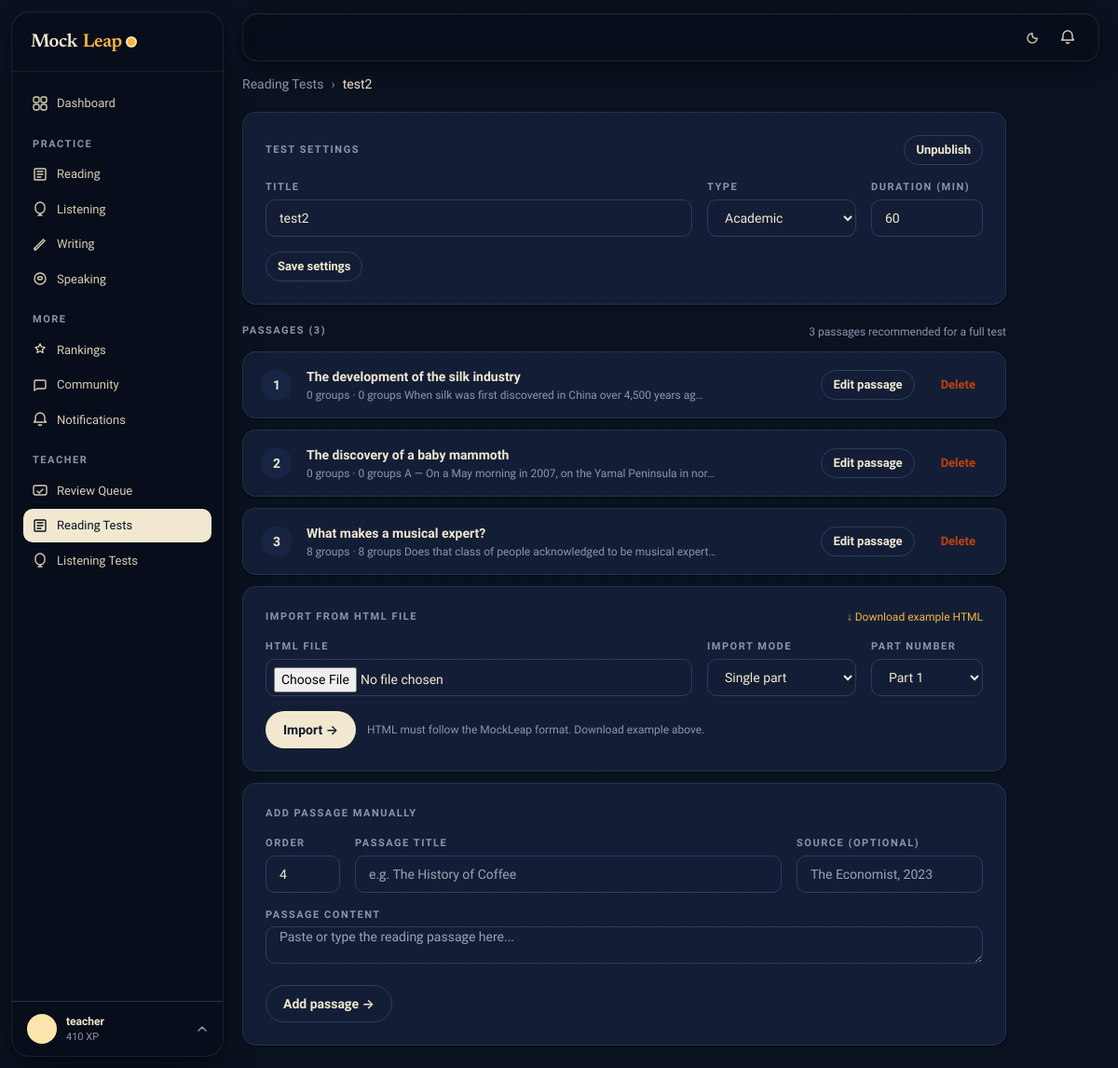
The page /teachers/reading/5/ (signed in) on the database its author committed.
### apps/accounts/models.py (models this page shows, shortened)
class User(AbstractUser):
    ROLE_STUDENT = 'student'
    ROLE_TEACHER = 'teacher'
    ROLE_ADMIN = 'admin'
    ROLE_CHOICES = [
        (ROLE_STUDENT, 'Student'),
        (ROLE_TEACHER, 'Teacher'),
        (ROLE_ADMIN, 'Admin'),
    ]
    email = models.EmailField(unique=True)
    role = models.CharField(max_length=10, choices=ROLE_CHOICES, default=ROLE_STUDENT)
    avatar = models.ImageField(upload_to='avatars/', null=True, blank=True)
    bio = models.TextField(blank=True)
    target_band = models.DecimalField(max_digits=3, decimal_places=1, null=True, blank=True)
    test_date = models.DateField(null=True, blank=True)
    country = models.CharField(max_length=100, blank=True)
    timezone = models.CharField(max_length=50, default='UTC')
    dark_mode = models.BooleanField(default=False)
    email_notifications = models.BooleanField(default=True)
    xp = models.PositiveIntegerField(default=0)
    streak_days = models.PositiveIntegerField(default=0)
    last_active = models.DateField(null=True, blank=True)
    created_at = models.DateTimeField(auto_now_add=True)
    USERNAME_FIELD = 'email'
    REQUIRED_FIELDS = ['username']
    class Meta:
        verbose_name = 'User'
        verbose_name_plural = 'Users'

### apps/reading/models.py (models this page shows, shortened)
class ReadingTest(models.Model):
    TYPE_ACADEMIC = 'academic'
    TYPE_GENERAL = 'general'
    TYPE_CHOICES = [(TYPE_ACADEMIC, 'Academic'), (TYPE_GENERAL, 'General Training')]
    title = models.CharField(max_length=200)
    test_type = models.CharField(max_length=10, choices=TYPE_CHOICES, default=TYPE_ACADEMIC)
    duration_minutes = models.PositiveIntegerField(default=60)
    is_published = models.BooleanField(default=False)
    created_by = models.ForeignKey(settings.AUTH_USER_MODEL, on_delete=models.SET_NULL, null=True, related_name='reading_tests_created')
    created_at = models.DateTimeField(auto_now_add=True)

class ReadingPassage(models.Model):
    test = models.ForeignKey(ReadingTest, on_delete=models.CASCADE, related_name='passages')
    order = models.PositiveSmallIntegerField(default=1)
    title = models.CharField(max_length=300)
    content = models.TextField()
    source = models.CharField(max_length=200, blank=True)
    class Meta:
        ordering = ['order']

### apps/teachers/views.py (the view, shortened to what this page needs)
# urls.py: path('reading/<int:pk>/', views.reading_test_edit, name='reading_test_edit'),
@login_required
@teacher_required
def reading_test_edit(request, pk):
    test = get_object_or_404(ReadingTest, pk=pk)
    form  = ReadingTestForm(instance=test)
    pform = ReadingPassageForm(initial={'order': test.passages.count() + 1})
    passages = test.passages.prefetch_related('question_groups__questions').all()
    return render(request, 'teachers/reading_test_edit.html',
                  {'test': test, 'form': form, 'pform': pform, 'passages': passages})

### templates/teachers/reading_test_edit.html (shortened to what this page needs)
{% extends "layouts/app.html" %}
{% block content %}
<div class="flex items-center gap-2 mb-5 text-sm" style="color:var(--muted);">
  <a href="{% url 'teachers:reading_tests' %}" style="color:var(--muted);text-decoration:none;">Reading Tests</a>
  <span>›</span>
  <span style="color:var(--ink);">{{ test.title }}</span>
</div>
<div style="max-width:820px;">
  <div class="ml-card mb-5" style="padding:24px;">
    <div class="flex items-center justify-between mb-4">
      <div class="t-eyebrow">Test settings</div>
      <form method="post" style="display:inline;">
        <button type="submit" class="ml-btn ml-btn-sm {% if test.is_published %}ml-btn-ghost{% else %}ml-btn-primary{% endif %}">
          {% if test.is_published %}Unpublish{% else %}Publish{% endif %}
        </button>
      </form>
    </div>
    <form method="post">
      <div class="grid gap-4" style="grid-template-columns:1fr 160px 120px;">
        <div>
          <label class="t-eyebrow block mb-1">Title</label>
          <input type="text" name="title" class="ml-input" value="{{ test.title }}" required style="width:100%;">
        </div>
        <div>
          <label class="t-eyebrow block mb-1">Type</label>
          <select name="test_type" class="ml-input" style="width:100%;">
            <option value="academic" {% if test.test_type == 'academic' %}selected{% endif %}>Academic</option>
          </select>
        </div>
        <div>
          <label class="t-eyebrow block mb-1">Duration (min)</label>
          <input type="number" name="duration_minutes" class="ml-input" value="{{ test.duration_minutes }}" style="width:100%;">
        </div>
      </div>
      <div class="mt-4">
        <button type="submit" class="ml-btn ml-btn-ghost ml-btn-sm">Save settings</button>
      </div>
    </form>
  </div>
  <div class="flex items-center justify-between mb-3">
    <div class="t-eyebrow">Passages ({{ passages|length }})</div>
    <div class="t-meta">3 passages recommended for a full test</div>
  </div>
  {% for passage in passages %}
  <div class="ml-card mb-3" style="padding:0;overflow:hidden;">
    <div class="flex items-center gap-4 px-5 py-4">
      <div class="flex-shrink-0 w-8 h-8 rounded-lg flex items-center justify-center text-sm font-bold"
           style="background:var(--surface-2);color:var(--ink);">{{ passage.order }}</div>
      <div style="flex:1;min-width:0;">
        <div class="text-sm font-semibold" style="color:var(--ink);">{{ passage.title }}</div>
        <div class="t-meta text-xs mt-0.5">
          {% with qc=passage.question_groups.count %}
          {{ qc }} group{{ qc|pluralize }} ·
          {% endwith %}
          {% with qcount=0 %}
          {{ passage.question_groups.all|length }} groups
          {% endwith %}
          {{ passage.content|truncatechars:60 }}
        </div>
      </div>
      <a href="{% url 'teachers:reading_passage_edit' passage.pk %}"
         class="ml-btn ml-btn-ghost ml-btn-sm flex-shrink-0">Edit passage</a>
      <form method="post" style="margin:0;"
            onsubmit="return confirm('Delete this passage and all its questions?')">
        <button type="submit" class="ml-btn ml-btn-sm" style="color:var(--warn);background:transparent;border:none;cursor:pointer;">Delete</button>
      </form>
    </div>
  </div>
  {% empty %}
  <div class="ml-card mb-3 py-8 text-center t-meta">No passages yet. Add one below.</div>
  {% endfor %}
  <div class="ml-card mb-3" style="padding:24px;">
    <div class="flex items-center justify-between mb-4">
      <div class="t-eyebrow">Import from HTML file</div>
      <a href="/static/examples/reading_example.html" download class="t-meta text-xs" style="color:var(--accent);text-decoration:none;">
        ↓ Download example HTML
      </a>
    </div>
    <form method="post" enctype="multipart/form-data">
      <div class="grid gap-4 mb-4" style="grid-template-columns:1fr 160px 120px;">
        <div>
          <label class="t-eyebrow block mb-1">HTML file</label>
          <input type="file" name="html_file" accept=".html,.htm" required class="ml-input" style="width:100%;padding:8px;">
        </div>
        <div>
          <label class="t-eyebrow block mb-1">Import mode</label>
          <select name="part_mode" id="r-part-mode" class="ml-input" style="width:100%;" onchange="toggleReadingPart()">
            <option value="single">Single part</option>
          </select>
        </div>
        <div id="r-part-num-wrap">
          <label class="t-eyebrow block mb-1">Part number</label>
          <select name="part_number" class="ml-input" style="width:100%;">
            <option value="1">Part 1</option>
          </select>
        </div>
      </div>
      <div class="flex items-center gap-3">
        <button type="submit" class="ml-btn ml-btn-primary">Import →</button>
        <span class="t-meta text-xs">HTML must follow the MockLeap format. Download example above.</span>
      </div>
    </form>
  </div>
  <div class="ml-card" style="padding:24px;">
    <div class="t-eyebrow mb-4">Add passage manually</div>
    <form method="post">
      <div class="grid gap-4 mb-4" style="grid-template-columns:80px 1fr 200px;">
        <div>
          <label class="t-eyebrow block mb-1">Order</label>
          <input type="number" name="order" class="ml-input" value="{{ pform.order.value|default:1 }}" min="1" style="width:100%;">
        </div>
        <div>
          <label class="t-eyebrow block mb-1">Passage title</label>
          <input type="text" name="title" class="ml-input" placeholder="e.g. The History of Coffee" required style="width:100%;">
        </div>
        <div>
          <label class="t-eyebrow block mb-1">Source (optional)</label>
          <input type="text" name="source" class="ml-input" placeholder="The Economist, 2023" style="width:100%;">
        </div>
      </div>
      <div class="mb-4">
        <label class="t-eyebrow block mb-1">Passage content</label>
        <textarea name="content" class="ml-input" rows="8" placeholder="Paste or type the reading passage here..." required
                  style="width:100%;font-family:inherit;resize:vertical;"></textarea>
      </div>
      <button type="submit" class="ml-btn ml-btn-ghost">Add passage →</button>
    </form>
  </div>
</div>
{% endblock %}

### templates/components/sidebar.html (shortened to what this page needs)
{% load static %}
<aside id="sidebar" class="fixed z-30 w-60 flex flex-col -translate-x-full md:translate-x-0 transition-transform duration-300"
       style="top:12px;bottom:12px;left:12px;width:228px;border-radius:20px;
              background:rgba(250,246,236,0.90);
              backdrop-filter:blur(28px) saturate(180%);
              -webkit-backdrop-filter:blur(28px) saturate(180%);
              border:1px solid rgba(255,255,255,0.72);
              box-shadow:0 1px 0 rgba(255,255,255,.85) inset,
                         0 4px 12px rgba(14,27,46,.06),
                         0 20px 48px -12px rgba(14,27,46,.14);
              overflow:hidden;">
  <div class="h-16 flex items-center px-5 border-b flex-shrink-0" style="border-color:var(--border);">
    {% include "components/brand.html" %}
  </div>
  <nav class="flex-1 overflow-y-auto py-4 px-3 space-y-0.5" role="navigation" aria-label="Sidebar navigation">
    <a href="{% url 'dashboard:home' %}" class="nav-item {% if request.resolver_match.app_name == 'dashboard' %}active{% endif %}">
      Dashboard
    </a>
    <p class="t-eyebrow px-2.5 pt-4 pb-1">Practice</p>
    <a href="{% url 'reading:list' %}" class="nav-item {% if request.resolver_match.app_name == 'reading' %}active{% endif %}">
      <svg width="16" height="16" viewBox="0 0 16 16" fill="none"><path d="M3 2h10a1 1 0 011 1v10a1 1 0 01-1 1H3a1 1 0 01-1-1V3a1 1 0 011-1z" stroke="currentColor" stroke-width="1.4"/><path d="M5 5h6M5 8h6M5 11h4" stroke="currentColor" stroke-width="1.4" stroke-linecap="round"/></svg>
      Reading
    </a>
    <a href="{% url 'listening:list' %}" class="nav-item {% if request.resolver_match.app_name == 'listening' %}active{% endif %}">
      <svg width="16" height="16" viewBox="0 0 16 16" fill="none"><path d="M8 1a5 5 0 015 5v2a5 5 0 01-10 0V6a5 5 0 015-5z" stroke="currentColor" stroke-width="1.4"/><path d="M8 13v2M6 15h4" stroke="currentColor" stroke-width="1.4" stroke-linecap="round"/></svg>
      Listening
    </a>
    <a href="{% url 'writing:list' %}" class="nav-item {% if request.resolver_match.app_name == 'writing' %}active{% endif %}">
      <svg width="16" height="16" viewBox="0 0 16 16" fill="none"><path d="M2 12.5L3.5 14 13 4.5 11.5 3 2 12.5z" stroke="currentColor" stroke-width="1.4" stroke-linejoin="round"/><path d="M2 12.5V14h1.5" stroke="currentColor" stroke-width="1.4" stroke-linecap="round" stroke-linejoin="round"/></svg>
      Writing
    </a>
    <a href="{% url 'speaking:list' %}" class="nav-item {% if request.resolver_match.app_name == 'speaking' %}active{% endif %}">
      <svg width="16" height="16" viewBox="0 0 16 16" fill="none"><circle cx="8" cy="8" r="6" stroke="currentColor" stroke-width="1.4"/><path d="M5.5 7.5c0-.828.672-1.5 1.5-1.5h2a1.5 1.5 0 010 3H7A1.5 1.5 0 015.5 7.5z" stroke="currentColor" stroke-width="1.4"/></svg>
      Speaking
    </a>
    <p class="t-eyebrow px-2.5 pt-4 pb-1">More</p>
    <a href="{% url 'rankings:leaderboard' %}" class="nav-item {% if request.resolver_match.app_name == 'rankings' %}active{% endif %}">
      <svg width="16" height="16" viewBox="0 0 16 16" fill="none"><path d="M8 2l1.545 3.13L13 5.635l-2.5 2.435.59 3.44L8 9.763l-3.09 1.746.59-3.44L3 5.636l3.455-.506L8 2z" stroke="currentColor" stroke-width="1.4" stroke-linejoin="round"/></svg>
      Rankings
    </a>
    <a href="{% url 'community:rooms' %}" class="nav-item {% if request.resolver_match.app_name == 'community' %}active{% endif %}">
      <svg width="16" height="16" viewBox="0 0 16 16" fill="none"><path d="M14 10.5c0 .828-.672 1.5-1.5 1.5H5l-3 2V4.5C2 3.672 2.672 3 3.5 3h9c.828 0 1.5.672 1.5 1.5v6z" stroke="currentColor" stroke-width="1.4" stroke-linejoin="round"/></svg>
      Community
    </a>
    <a href="{% url 'notifications:list' %}" class="nav-item {% if request.resolver_match.app_name == 'notifications' %}active{% endif %}">
      <svg width="16" height="16" viewBox="0 0 16 16" fill="none"><path d="M8 1a5 5 0 00-5 5v3l-1.5 2h13L13 9V6a5 5 0 00-5-5zM6.5 13a1.5 1.5 0 003 0" stroke="currentColor" stroke-width="1.4" stroke-linejoin="round"/></svg>
      Notifications
    </a>
    {% if user.role == 'teacher' or user.is_staff or user.is_superuser %}
    <p class="t-eyebrow px-2.5 pt-4 pb-1">Teacher</p>
    <a href="{% url 'teachers:dashboard' %}" class="nav-item {% if request.resolver_match.url_name == 'dashboard' and request.resolver_match.app_name == 'teachers' %}active{% endif %}">
      <svg width="16" height="16" viewBox="0 0 16 16" fill="none"><rect x="1" y="3" width="14" height="10" rx="2" stroke="currentColor" stroke-width="1.4"/><path d="M5 9l2 2 4-4" stroke="currentColor" stroke-width="1.4" stroke-linecap="round" stroke-linejoin="round"/></svg>
      Review Queue
    </a>
    <a href="{% url 'teachers:reading_tests' %}" class="nav-item {% if request.resolver_match.app_name == 'teachers' and 'reading' in request.resolver_match.url_name %}active{% endif %}">
      <svg width="16" height="16" viewBox="0 0 16 16" fill="none"><path d="M3 2h10a1 1 0 011 1v10a1 1 0 01-1 1H3a1 1 0 01-1-1V3a1 1 0 011-1z" stroke="currentColor" stroke-width="1.4"/><path d="M5 5h6M5 8h6M5 11h4" stroke="currentColor" stroke-width="1.4" stroke-linecap="round"/></svg>
      Reading Tests
    </a>
    <a href="{% url 'teachers:listening_tests' %}" class="nav-item {% if request.resolver_match.app_name == 'teachers' and 'listening' in request.resolver_match.url_name %}active{% endif %}">
      <svg width="16" height="16" viewBox="0 0 16 16" fill="none"><path d="M8 1a5 5 0 015 5v2a5 5 0 01-10 0V6a5 5 0 015-5z" stroke="currentColor" stroke-width="1.4"/><path d="M8 13v2M6 15h4" stroke="currentColor" stroke-width="1.4" stroke-linecap="round"/></svg>
      Listening Tests
    </a>
    {% endif %}
  </nav>
  <div class="border-t flex-shrink-0" style="border-color:var(--border);position:relative;" id="ml-profile-zone">
    <button id="ml-profile-btn" type="button" style="
        width:100%;display:flex;align-items:center;gap:10px;
        padding:12px 16px;border:none;cursor:pointer;
        background:transparent;font-family:inherit;
        transition:background .12s;">
      {% if user.avatar %}
        <img src="{{ user.avatar.url }}" alt="" style="width:32px;height:32px;border-radius:50%;object-fit:cover;flex-shrink:0;">
      {% else %}
        <div style="width:32px;height:32px;border-radius:50%;display:flex;align-items:center;justify-content:center;font-size:12px;font-weight:700;flex-shrink:0;background:var(--accent-soft);color:var(--ink);">{{ user.username|first|upper }}</div>
      {% endif %}
      <div style="min-width:0;flex:1;text-align:left;">
        <p style="font-size:12px;font-weight:600;color:var(--ink);white-space:nowrap;overflow:hidden;text-overflow:ellipsis;margin:0;">{{ user.get_full_name|default:user.username }}</p>
        <p style="font-size:11px;color:var(--muted);margin:0;">{{ user.xp }} XP</p>
      </div>
      <svg id="ml-profile-chevron" width="12" height="12" viewBox="0 0 12 12" fill="none" style="color:var(--muted);flex-shrink:0;transition:transform .2s;">
        <path d="M2 8l4-4 4 4" stroke="currentColor" stroke-width="1.5" stroke-linecap="round" stroke-linejoin="round"/>
      </svg>
    </button>
  </div>
</aside>

### rows shown on the page
User: get_full_name "teacher", xp "410"
ReadingTest: title "test2", test_type "Academic", duration_minutes "60"
ReadingPassage: order "1", title "The development of the silk industry", question_groups.count "0", question_groups.all|length "0", content "When silk was first discovered in China over 4,500 years ag…"
ReadingPassage: order "2", title "The discovery of a baby mammoth", question_groups.count "0", question_groups.all|length "0", content "A — On a May morning in 2007, on the Yamal Peninsula in nor…"
ReadingPassage: order "3", title "What makes a musical expert?", question_groups.count "8", question_groups.all|length "8", content "Does that class of people acknowledged to be musical expert…"

### other values the page prints
{{ passages|length }} "3"
